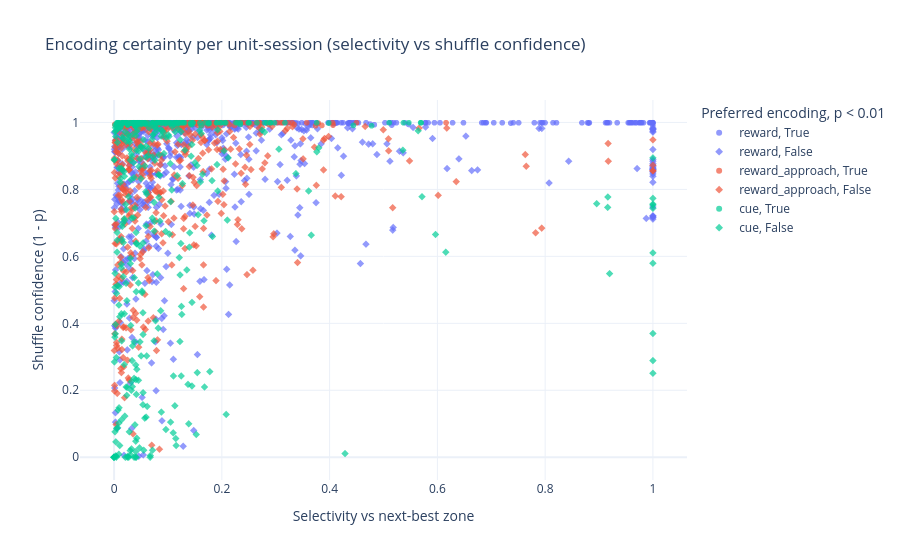
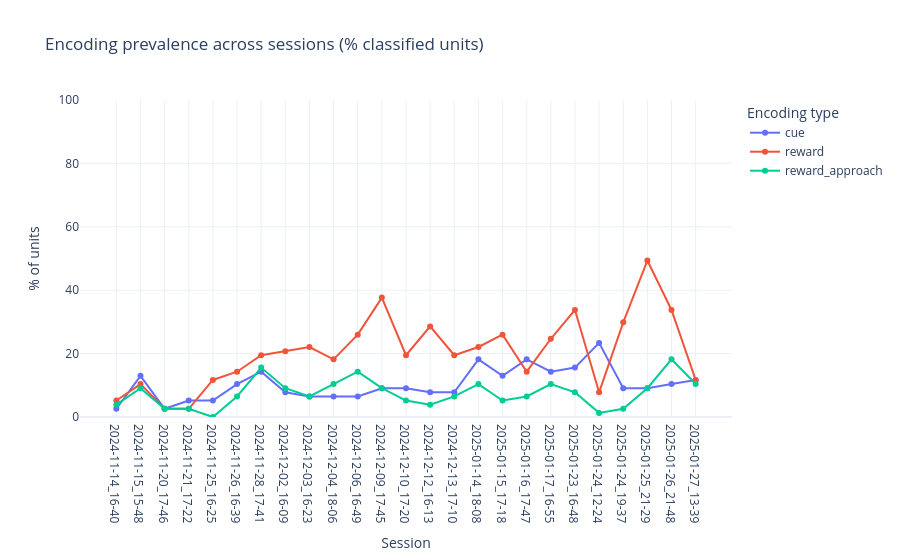

The notebook cell saved with these charts, in order:
### Code cell
# --- Plots: encoding certainty and session dynamics

if "classification_trackwise" not in globals():
    raise NameError("Run the classification cell first so classification_trackwise exists.")

dfc = classification_trackwise.copy()

features = ["cue", "reward_approach", "reward"]
obs_cols = [f"obs_{f}" for f in features]
p_cols = [f"p_{f}" for f in features]
required = {"session_id", "unit", *obs_cols, *p_cols}
missing = sorted(required - set(dfc.columns))
if missing:
    raise KeyError(f"classification_trackwise is missing required columns: {missing}")

obs = dfc[obs_cols].to_numpy(dtype=float)
pvals = dfc[p_cols].to_numpy(dtype=float)

obs_filled = np.where(np.isfinite(obs), obs, -np.inf)
pref_idx = np.argmax(obs_filled, axis=1)
pref_obs = obs[np.arange(len(dfc)), pref_idx]

runner = obs_filled.copy()
runner[np.arange(len(dfc)), pref_idx] = -np.inf
runner_obs = np.max(runner, axis=1)
runner_obs = np.where(np.isfinite(runner_obs), runner_obs, np.nan)

# Selectivity against the next-best zone; close to 1 means strongly one-zone dominant.
selectivity_index = (pref_obs - runner_obs) / (
    np.abs(pref_obs) + np.abs(runner_obs) + 1e-12
)

pref_p = pvals[np.arange(len(dfc)), pref_idx]
shuffle_confidence = 1 - pref_p
is_significant_pref = pref_p < 0.01
preferred_feature = np.array(features, dtype=object)[pref_idx]

certainty_df = dfc[["session_id", "unit"]].copy()
certainty_df["preferred_feature"] = preferred_feature
certainty_df["pref_obs"] = pref_obs
certainty_df["runner_obs"] = runner_obs
certainty_df["selectivity_index"] = selectivity_index
certainty_df["pref_p"] = pref_p
certainty_df["shuffle_confidence"] = shuffle_confidence
certainty_df["certainty_score"] = certainty_df["selectivity_index"] * certainty_df["shuffle_confidence"]
certainty_df["is_significant_pref"] = is_significant_pref

# Useful check for your earlier question: rows are unit-session entries.
print(
    f"unit-session rows: {len(certainty_df)} | unique units: {certainty_df['unit'].nunique()} | "
    f"unique sessions: {certainty_df['session_id'].nunique()}"
)

# Plot 1: certainty of cell kind
fig_certainty = px.scatter(
    certainty_df,
    x="selectivity_index",
    y="shuffle_confidence",
    color="preferred_feature",
    symbol="is_significant_pref",
    opacity=0.7,
    hover_data={
        "session_id": True,
        "unit": True,
        "pref_obs": ':.4f',
        "runner_obs": ':.4f',
        "pref_p": ':.4g',
        "certainty_score": ':.4f',
    },
    title="Encoding certainty per unit-session (selectivity vs shuffle confidence)",
    labels={
        "selectivity_index": "Selectivity vs next-best zone",
        "shuffle_confidence": "Shuffle confidence (1 - p)",
        "preferred_feature": "Preferred encoding",
        "is_significant_pref": "p < 0.01",
    },
)
fig_certainty.update_layout(template="plotly_white")
fig_certainty.show()

# Plot 2: session-wise change in encoding prevalence
flag_map = {
    "is_cue_cell": "cue",
    "is_reward_approach_cell": "reward_approach",
    "is_reward_cell": "reward",
}
missing_flags = sorted(set(flag_map) - set(dfc.columns))
if missing_flags:
    raise KeyError(f"classification_trackwise is missing class flags: {missing_flags}")

session_frac = (
    dfc.groupby("session_id", as_index=False)[list(flag_map.keys())]
    .mean()
    .rename(columns=flag_map)
)

session_long = session_frac.melt(
    id_vars="session_id",
    var_name="cell_type",
    value_name="fraction_units",
)
session_long["percent_units"] = 100.0 * session_long["fraction_units"]

session_long["session_dt"] = pd.to_datetime(session_long["session_id"], errors="coerce")
if session_long["session_dt"].notna().any():
    session_long = session_long.sort_values(["session_dt", "cell_type"])
else:
    session_long = session_long.sort_values(["session_id", "cell_type"])

fig_dynamics = px.line(
    session_long,
    x="session_id",
    y="percent_units",
    color="cell_type",
    markers=True,
    title="Encoding prevalence across sessions (% classified units)",
    labels={
        "session_id": "Session",
        "percent_units": "% of units",
        "cell_type": "Encoding type",
    },
)
fig_dynamics.update_layout(template="plotly_white")
fig_dynamics.update_yaxes(range=[0, 100])
fig_dynamics.show()

### Figure 1 — Plotly figure (JSON) as saved in the notebook; plotly's stock layout.template omitted (floating-point values rounded to 4 significant figures; data arrays with more than 128 entries replaced by an {"elided": "..."} marker saying what was removed)
{"data": [{"customdata": {"elided": "373x6 mixed values"}, "hovertemplate": "Preferred encoding=reward<br>p < 0.01=True<br>Selectivity vs next-best zone=%{x}<br>Shuffle confidence (1 - p)=%{y}<br>session_id=%{customdata[0]}<br>unit=%{customdata[1]}<br>pref_obs=%{customdata[2]:.4f}<br>runner_obs=%{customdata[3]:.4f}<br>pref_p=%{customdata[4]:.4g}<br>certainty_score=%{customdata[5]:.4f}<extra></extra>", "legendgroup": "reward, True", "marker": {"color": "#636efa", "opacity": 0.7, "symbol": "circle"}, "mode": "markers", "name": "reward, True", "showlegend": true, "type": "scattergl", "x": {"elided": "373 float values"}, "xaxis": "x", "y": {"elided": "373 float values"}, "yaxis": "y"}, {"customdata": {"elided": "467x6 mixed values"}, "hovertemplate": "Preferred encoding=reward<br>p < 0.01=False<br>Selectivity vs next-best zone=%{x}<br>Shuffle confidence (1 - p)=%{y}<br>session_id=%{customdata[0]}<br>unit=%{customdata[1]}<br>pref_obs=%{customdata[2]:.4f}<br>runner_obs=%{customdata[3]:.4f}<br>pref_p=%{customdata[4]:.4g}<br>certainty_score=%{customdata[5]:.4f}<extra></extra>", "legendgroup": "reward, False", "marker": {"color": "#636efa", "opacity": 0.7, "symbol": "diamond"}, "mode": "markers", "name": "reward, False", "showlegend": true, "type": "scattergl", "x": {"elided": "467 float values"}, "xaxis": "x", "y": {"elided": "467 float values"}, "yaxis": "y"}, {"customdata": {"elided": "127x6 mixed values"}, "hovertemplate": "Preferred encoding=reward_approach<br>p < 0.01=True<br>Selectivity vs next-best zone=%{x}<br>Shuffle confidence (1 - p)=%{y}<br>session_id=%{customdata[0]}<br>unit=%{customdata[1]}<br>pref_obs=%{customdata[2]:.4f}<br>runner_obs=%{customdata[3]:.4f}<br>pref_p=%{customdata[4]:.4g}<br>certainty_score=%{customdata[5]:.4f}<extra></extra>", "legendgroup": "reward_approach, True", "marker": {"color": "#EF553B", "opacity": 0.7, "symbol": "circle"}, "mode": "markers", "name": "reward_approach, True", "showlegend": true, "type": "scattergl", "x": [0.1125, 0.2056, 0.05389, 0.135, 0.1021, 0.07177, 0.1241, 0.1496, 0.001281, 0.1385, 0.07226, 0.1625, 0.164, 0.102, 0.31, 0.2141, 0.2275, 0.1419, 0.03798, 0.1437, 0.2486, 0.1708, 0.174, 0.1206, 0.23, 0.3789, 0.1826, 0.1953, 0.3132, 0.2255, 0.2372, 0.1564, 0.06147, 0.1509, 0.1553, 0.119, 0.1161, 0.09089, 0.02898, 0.292, 0.06749, 0.2072, 0.2236, 0.4056, 0.2106, 0.2446, 0.2713, 0.04564, 0.2277, 0.08097, 0.334, 0.3577, 0.2696, 0.1136, 0.09179, 0.1661, 0.1233, 0.01241, 0.2644, 0.1363, 0.07335, 0.07402, 0.07826, 0.08613, 0.1737, 0.162, 0.03577, 0.1553, 0.07763, 0.009391, 0.2876, 0.2365, 0.2031, 0.1514, 0.4064, 0.3856, 0.3233, 0.1742, 0.2064, 0.05796, 0.3303, 0.2553, 0.1639, 0.1206, 0.03048, 0.1936, 0.009516, 0.4498, 0.1592, 0.1415, 0.144, 0.6161, 0.2505, 0.1937, 0.06091, 0.3029, 0.1861, 0.06294, 0.162, 0.287, 0.1545, 0.1473, 0.05823, 0.02798, 0.03139, 0.1206, 0.02488, 0.1983, 0.1396, 0.09109, 0.03106, 0.374, 0.01443, 0.07838, 0.03608, 0.03744, 0.02363, 0.09216, 0.07142, 0.09995, 0.05212, 0.04224, 0.0751, 0.03546, 0.09929, 0.05619, 0.07533], "xaxis": "x", "y": [0.996, 0.998, 0.997, 0.997, 0.995, 0.997, 0.997, 0.999, 0.994, 0.99, 0.999, 0.991, 0.999, 0.998, 0.999, 0.993, 0.999, 0.999, 0.998, 0.999, 0.999, 0.999, 0.996, 0.999, 0.999, 0.998, 0.998, 0.999, 0.999, 0.999, 0.999, 0.999, 0.997, 0.999, 0.992, 0.992, 0.999, 0.999, 0.991, 0.999, 0.995, 0.999, 0.991, 0.999, 0.999, 0.999, 0.998, 0.999, 0.999, 0.993, 0.994, 0.999, 0.999, 0.999, 0.999, 0.999, 0.991, 0.997, 0.999, 0.999, 0.999, 0.999, 0.999, 0.995, 0.99, 0.999, 0.999, 0.999, 0.995, 0.995, 0.999, 0.999, 0.999, 0.999, 0.992, 0.991, 0.999, 0.999, 0.999, 0.999, 0.999, 0.996, 0.999, 0.999, 0.999, 0.999, 0.994, 0.999, 0.999, 0.999, 0.999, 0.999, 0.999, 0.999, 0.999, 0.999, 0.999, 0.996, 0.999, 0.994, 0.999, 0.999, 0.999, 0.999, 0.999, 0.999, 0.995, 0.999, 0.999, 0.999, 0.999, 0.99, 0.999, 0.998, 0.999, 0.999, 0.99, 0.998, 0.999, 0.999, 0.999, 0.999, 0.999, 0.999, 0.999, 0.992, 0.999], "yaxis": "y"}, {"customdata": {"elided": "360x6 mixed values"}, "hovertemplate": "Preferred encoding=reward_approach<br>p < 0.01=False<br>Selectivity vs next-best zone=%{x}<br>Shuffle confidence (1 - p)=%{y}<br>session_id=%{customdata[0]}<br>unit=%{customdata[1]}<br>pref_obs=%{customdata[2]:.4f}<br>runner_obs=%{customdata[3]:.4f}<br>pref_p=%{customdata[4]:.4g}<br>certainty_score=%{customdata[5]:.4f}<extra></extra>", "legendgroup": "reward_approach, False", "marker": {"color": "#EF553B", "opacity": 0.7, "symbol": "diamond"}, "mode": "markers", "name": "reward_approach, False", "showlegend": true, "type": "scattergl", "x": {"elided": "360 float values"}, "xaxis": "x", "y": {"elided": "360 float values"}, "yaxis": "y"}, {"customdata": {"elided": "152x6 mixed values"}, "hovertemplate": "Preferred encoding=cue<br>p < 0.01=True<br>Selectivity vs next-best zone=%{x}<br>Shuffle confidence (1 - p)=%{y}<br>session_id=%{customdata[0]}<br>unit=%{customdata[1]}<br>pref_obs=%{customdata[2]:.4f}<br>runner_obs=%{customdata[3]:.4f}<br>pref_p=%{customdata[4]:.4g}<br>certainty_score=%{customdata[5]:.4f}<extra></extra>", "legendgroup": "cue, True", "marker": {"color": "#00cc96", "opacity": 0.7, "symbol": "circle"}, "mode": "markers", "name": "cue, True", "showlegend": true, "type": "scattergl", "x": {"elided": "152 float values"}, "xaxis": "x", "y": {"elided": "152 float values"}, "yaxis": "y"}, {"customdata": {"elided": "446x6 mixed values"}, "hovertemplate": "Preferred encoding=cue<br>p < 0.01=False<br>Selectivity vs next-best zone=%{x}<br>Shuffle confidence (1 - p)=%{y}<br>session_id=%{customdata[0]}<br>unit=%{customdata[1]}<br>pref_obs=%{customdata[2]:.4f}<br>runner_obs=%{customdata[3]:.4f}<br>pref_p=%{customdata[4]:.4g}<br>certainty_score=%{customdata[5]:.4f}<extra></extra>", "legendgroup": "cue, False", "marker": {"color": "#00cc96", "opacity": 0.7, "symbol": "diamond"}, "mode": "markers", "name": "cue, False", "showlegend": true, "type": "scattergl", "x": {"elided": "446 float values"}, "xaxis": "x", "y": {"elided": "446 float values"}, "yaxis": "y"}], "layout": {"legend": {"title": {"text": "Preferred encoding, p < 0.01"}, "tracegroupgap": 0}, "title": {"text": "Encoding certainty per unit-session (selectivity vs shuffle confidence)"}, "xaxis": {"anchor": "y", "domain": [0, 1], "title": {"text": "Selectivity vs next-best zone"}}, "yaxis": {"anchor": "x", "domain": [0, 1], "title": {"text": "Shuffle confidence (1 - p)"}}}}

### Figure 2 — Plotly figure (JSON) as saved in the notebook; plotly's stock layout.template omitted (floating-point values rounded to 4 significant figures)
{"data": [{"hovertemplate": "Encoding type=cue<br>Session=%{x}<br>% of units=%{y}<extra></extra>", "legendgroup": "cue", "line": {"color": "#636efa", "dash": "solid"}, "marker": {"symbol": "circle"}, "mode": "lines+markers", "name": "cue", "orientation": "v", "showlegend": true, "type": "scatter", "x": ["2024-11-14_16-40", "2024-11-15_15-48", "2024-11-20_17-46", "2024-11-21_17-22", "2024-11-25_16-25", "2024-11-26_16-39", "2024-11-28_17-41", "2024-12-02_16-09", "2024-12-03_16-23", "2024-12-04_18-06", "2024-12-06_16-49", "2024-12-09_17-45", "2024-12-10_17-20", "2024-12-12_16-13", "2024-12-13_17-10", "2025-01-14_18-08", "2025-01-15_17-18", "2025-01-16_17-47", "2025-01-17_16-55", "2025-01-23_16-48", "2025-01-24_12-24", "2025-01-24_19-37", "2025-01-25_21-29", "2025-01-26_21-48", "2025-01-27_13-39"], "xaxis": "x", "y": [2.597, 12.99, 2.597, 5.195, 5.195, 10.39, 14.29, 7.792, 6.494, 6.494, 6.494, 9.091, 9.091, 7.792, 7.792, 18.18, 12.99, 18.18, 14.29, 15.58, 23.38, 9.091, 9.091, 10.39, 11.69], "yaxis": "y"}, {"hovertemplate": "Encoding type=reward<br>Session=%{x}<br>% of units=%{y}<extra></extra>", "legendgroup": "reward", "line": {"color": "#EF553B", "dash": "solid"}, "marker": {"symbol": "circle"}, "mode": "lines+markers", "name": "reward", "orientation": "v", "showlegend": true, "type": "scatter", "x": ["2024-11-14_16-40", "2024-11-15_15-48", "2024-11-20_17-46", "2024-11-21_17-22", "2024-11-25_16-25", "2024-11-26_16-39", "2024-11-28_17-41", "2024-12-02_16-09", "2024-12-03_16-23", "2024-12-04_18-06", "2024-12-06_16-49", "2024-12-09_17-45", "2024-12-10_17-20", "2024-12-12_16-13", "2024-12-13_17-10", "2025-01-14_18-08", "2025-01-15_17-18", "2025-01-16_17-47", "2025-01-17_16-55", "2025-01-23_16-48", "2025-01-24_12-24", "2025-01-24_19-37", "2025-01-25_21-29", "2025-01-26_21-48", "2025-01-27_13-39"], "xaxis": "x", "y": [5.195, 10.39, 2.597, 2.597, 11.69, 14.29, 19.48, 20.78, 22.08, 18.18, 25.97, 37.66, 19.48, 28.57, 19.48, 22.08, 25.97, 14.29, 24.68, 33.77, 7.792, 29.87, 49.35, 33.77, 11.69], "yaxis": "y"}, {"hovertemplate": "Encoding type=reward_approach<br>Session=%{x}<br>% of units=%{y}<extra></extra>", "legendgroup": "reward_approach", "line": {"color": "#00cc96", "dash": "solid"}, "marker": {"symbol": "circle"}, "mode": "lines+markers", "name": "reward_approach", "orientation": "v", "showlegend": true, "type": "scatter", "x": ["2024-11-14_16-40", "2024-11-15_15-48", "2024-11-20_17-46", "2024-11-21_17-22", "2024-11-25_16-25", "2024-11-26_16-39", "2024-11-28_17-41", "2024-12-02_16-09", "2024-12-03_16-23", "2024-12-04_18-06", "2024-12-06_16-49", "2024-12-09_17-45", "2024-12-10_17-20", "2024-12-12_16-13", "2024-12-13_17-10", "2025-01-14_18-08", "2025-01-15_17-18", "2025-01-16_17-47", "2025-01-17_16-55", "2025-01-23_16-48", "2025-01-24_12-24", "2025-01-24_19-37", "2025-01-25_21-29", "2025-01-26_21-48", "2025-01-27_13-39"], "xaxis": "x", "y": [3.896, 9.091, 2.597, 2.597, 0.0, 6.494, 15.58, 9.091, 6.494, 10.39, 14.29, 9.091, 5.195, 3.896, 6.494, 10.39, 5.195, 6.494, 10.39, 7.792, 1.299, 2.597, 9.091, 18.18, 10.39], "yaxis": "y"}], "layout": {"legend": {"title": {"text": "Encoding type"}, "tracegroupgap": 0}, "title": {"text": "Encoding prevalence across sessions (% classified units)"}, "xaxis": {"anchor": "y", "domain": [0, 1], "title": {"text": "Session"}}, "yaxis": {"anchor": "x", "domain": [0, 1], "range": [0, 100], "title": {"text": "% of units"}}}}
